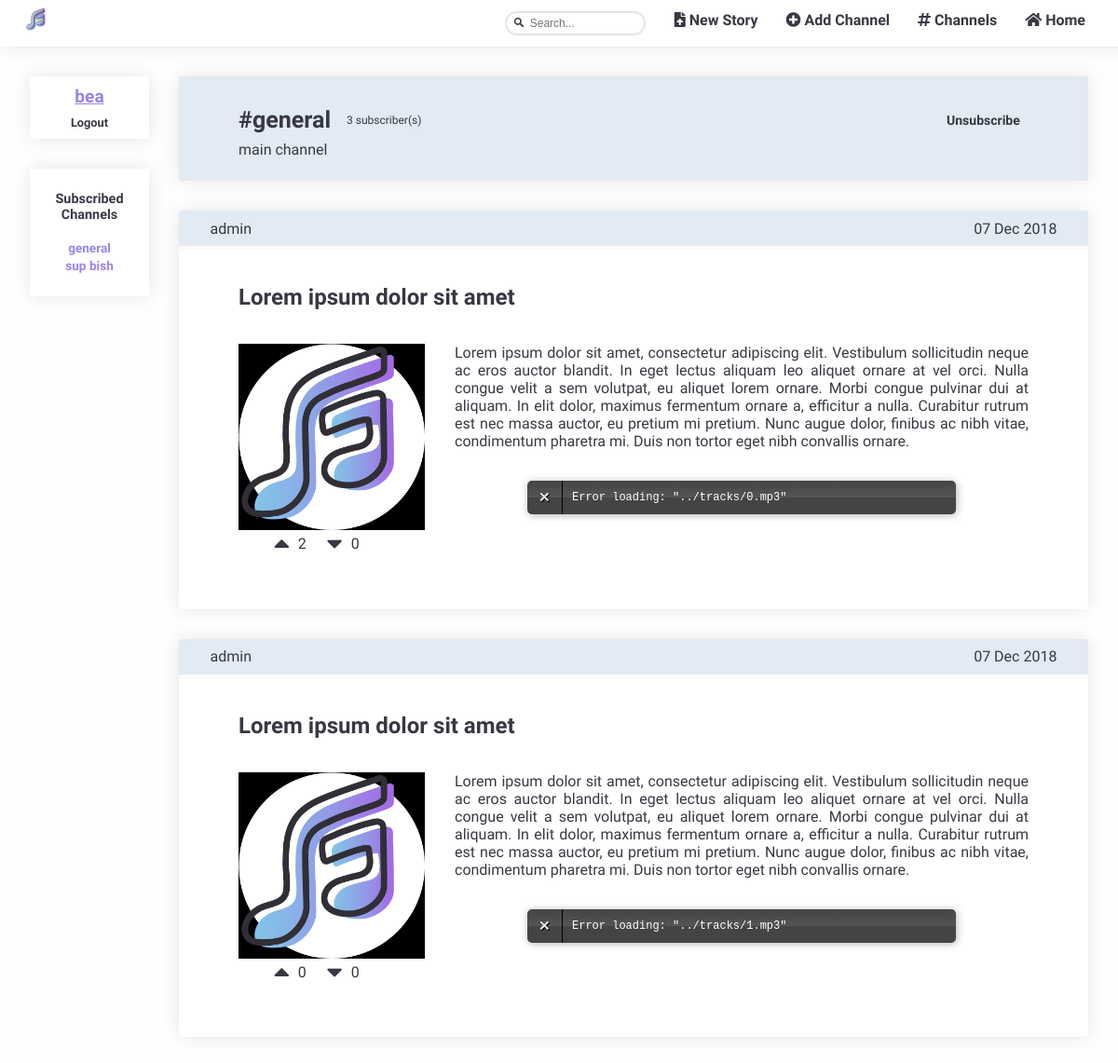
/pages/channel_page.php?channel=general (signed in), run on the app's committed database.
### tables this page shows
CREATE TABLE subscribed (
  id INTEGER PRIMARY KEY,
  user VARCHAR REFERENCES users,
  channel VARCHAR REFERENCES channels
);

CREATE TABLE channels (
  name VARCHAR PRIMARY KEY,
  author VARCHAR REFERENCES users,
  description VARCHAR
);

CREATE TABLE stories (id INTEGER PRIMARY KEY, title VARCHAR, text VARCHAR, author VARCHAR REFERENCES users, datetime DATETIME, upvotes INTEGER, downvotes INTEGER, channel VARCHAR REFERENCES channels);

### database/db_channels.php (called while the page is built, shortened)
<?php
  include('../database/db_connection.php');
  function getChannel($channel) {
    global $db;
    $stmt = $db->prepare('SELECT * FROM channels WHERE [name] = ?');
    $stmt->execute(array($channel));
    return $stmt->fetch();
  }
  function getSubbedChannels($username) {
    global $db;
    $stmt = $db->prepare('SELECT channel FROM subscribed WHERE user = ?');
    $stmt->execute(array($username));
    return $stmt->fetchAll();
  }
  function isSubbedTo($username, $channel) {
    global $db;
    $stmt = $db->prepare('SELECT * FROM subscribed WHERE user = ?
                          AND channel = ?');
    $stmt->execute(array($username, $channel));
    return $stmt->fetchAll();
  }
  function getStoriesInChannel($channel) {
    global $db;
    $stmt = $db->prepare('SELECT * FROM stories WHERE channel = ? ORDER BY [datetime] DESC');
    $stmt->execute(array($channel));
    return $stmt->fetchAll();
  }
  function getSubCount($channel) {
    global $db;
    $stmt = $db->prepare('SELECT COUNT(*) AS numSubs FROM subscribed WHERE channel = ?');
    $stmt->execute(array($channel));
    return $stmt->fetch();
  }
?>

### templates/tpl_stories.php (the view, shortened to what this page needs)
<?php function draw_stories($stories) {
  ?>
  <section id="story_list">
    <?php foreach($stories as $story) {
      draw_story($story);
    } ?>
  </section>
<?php } ?>
<?php function draw_story($story) {
$date_str = $story['datetime'];
$date = strtotime($date_str);
?>
  <article id="story" class = "blockStyle ">
    <header>
      <span id="user"> <?= $story['author']?></span>
      <span id="date"> <?= date('d M Y',$date)?></span>
    </header>
    <hr class = "invisibleLine">
    <section id="body" class = "blockLayout">
      <h2><a href="../pages/story_page.php?story_id=<?=$story['id']?>"><?= $story['title']?></a></h2>
      <div id = "storyContent">
        <img src= "../img/stories/thumbs_medium/<?=$story['id']?>.png" width="200" height="200">
        <div id = "storyTextAndTrack">
          <p> <?= $story['text']?></p>
        </div>
      </div>
    <footer>
      <section id="upvote" data-storyid=<?=$story['id']?>>
        <button type="submit" class="voteup_btn" user=<?=$_SESSION['username']?> action=1 story=<?=$story['id']?>>
          <i class="fas fa-caret-up fa-2x"></i>
        </button>
        <span id=numUpvotes><?= $story['upvotes']?></span>
      </section>
      <section id="downvote" data-storyid=<?=$story['id']?>>
        <button type="submit" class="votedown_btn" user=<?=$_SESSION['username']?> action=0 story=<?=$story['id']?>>
          <i class="fas fa-caret-down fa-2x"></i>
        </button>
        <span id=numDownvotes><?= $story['downvotes']?></span>
      </section>
    </footer>
  </article>
<?php
} ?>

### templates/tpl_account.php (shortened to what this page needs)
<?php function draw_sidebar($subbed_channels) {
?>
  <section id="sidebar">
    <?php
      draw_sidebar_login();
      draw_sidebar_subs($subbed_channels);
    ?>
  </section>
<?php } ?>
<?php function draw_sidebar_login() {
  if (isset($_SESSION['username']))
  {
    $username = $_SESSION['username'];?>
    <section id="sidebar_login" class="blockStyle">
        <a href="../pages/edit_profile.php?user=<?= $username ?>"><?= $username ?></a>
        <div><a href="../actions/action_logout.php">Logout</a></div>
    </section>
    <?php }
} ?>
<?php function draw_sidebar_subs($subbed_channels) {
  if (isset($_SESSION['username']) && !empty($subbed_channels)) {
    ?>
    <section id="sidebar_subs" class= "blockStyle">
      <h1>Subscribed Channels</h1>
      <ul>
        <?php
          foreach($subbed_channels as $subbed_channel) { ?>
            <li>
              <a href="../pages/channel_page.php?channel=<?= $subbed_channel['channel'] ?>"><?= $subbed_channel['channel'] ?></a>
            </li>
        <?php }
        ?>
      </ul>
    </section>
<?php }
}?>

### templates/tpl_channel.php (shortened to what this page needs)
<?php function draw_channel_page($channel, $subCount) {
  ?>
  <section id="channel_info">
    <header>
      <h1>#<?= $channel['name']?></h1>
      <h2><?= $subCount['numSubs']?> subscriber(s)</h2>
      <?php
      if (isset($_SESSION['username'])) {
        if (!(isSubbedTo($_SESSION['username'], $channel['name']))) {?>
        <form method="post" action="../actions/action_sub_channel.php">
          <input type="text" name="user" value=<?=$_SESSION['username']?> hidden>
          <input type="text" name="channel" value=<?=$channel['name']?> hidden>
          <input id="submit" type="submit" value="Subscribe">
        </form>
      <?php } else { ?>
          <form method="post" action="../actions/action_unsub_channel.php">
              <input id="submit" type="submit" value="Unsubscribe">
          </form>
      <?php
        }
        { ?>
        <?php }
      } ?>
    </header>
    <p><?= $channel['description']?></p>
  </section>
<?php } ?>

### css/style.css (style rules this page uses)
body { margin: 0 0; display: grid; grid-template-columns: 10em 7fr; grid-template-rows: 1fr auto; overflow-x: hidden; --bg-color: white; --font-color: #373843; --search-background-color: #e8e8e8; --error-color: rgba(236, 96, 96, 0.829); --success-color:rgba(87, 236, 94, 0.829); --link-color: rgb(153, 131, 233); --font-hover-color: white; --box-shadow-color: rgba(0,0,0,0.1); --grad-start-color: rgb(131, 193, 233); --grad-end-color: #A46BE5; --washed-out-blue:#aec5e05c; --font: 'Abel'; background: #fcfbfb21; font-family: var(--font), sans-serif; }
.invisibleLine { border: 0; clear:both; display:block; width: 100%; background-color:#00000005; height: 5px; margin:0em auto 0em auto; }
.blockLayout { padding: 2em; grid-area: 2 / 2 / span 1 / span 1; display: flex; flex-direction: column; justify-content: center; }
.blockStyle { box-shadow: 0px 0px 20px var(--box-shadow-color); font: var(--font); color: var(--font-color); background: white; border-radius: 3px; }
p { text-align: justify; margin-block-start: 0; }
#sidebar_login { margin: 2em 0 0 2em; padding: 0.5em; grid-area: 2 / 1 / span 1 / span 1; display: flex; flex-direction: column; }
#sidebar_login div { display: flex; }
#sidebar_login div a { justify-self: center; font-family: var(--font), sans-serif; font-weight: bold; font-size: 0.8em; text-decoration: none; color: var(--font-color); margin: 0.5em auto auto auto; padding: 0.1em; }
#sidebar_login > a { justify-self: center; font-family: var(--font), sans-serif; font-weight: bold; font-size: 1.2em; color: var(--link-color); margin: auto; padding: 0.1em; }
#sidebar_subs { margin: 2em 0 0 2em; padding: 0.5em; grid-area: 2 / 1 / span 1 / span 1; display: flex; flex-direction: column; }
#sidebar_subs ul { list-style-type: none; list-style: none; padding: 0; }
#sidebar_subs ul { text-align: center; }
#sidebar_subs h1 { color: var(--font-color); font-size: 0.9em; padding: 0.1em; margin: 1em 0 0 0; text-align: center; }
#sidebar_subs a { justify-self: center; text-decoration: none; font-family: var(--font), sans-serif; font-weight: bold; font-size: 0.85em; color: var(--link-color); margin: auto; padding: 0.1em; color: var(--link-color); text-align: center; }
#channel_info { padding: 2em 4em 1em 4em; box-shadow:0px 0px 20px var(--box-shadow-color); background: var(--washed-out-blue); display: flex; flex-direction: column; color: var(--font-color); margin-bottom: 2em; }
#channel_info > header { display: flex; flex-direction: row; margin: 0; }
#channel_info > p { margin: 0.5em 0; }
#channel_info > header > * { display: block; margin-block-start: 0.83em; margin-block-end: 0.83em; margin-inline-start: 0em; margin-inline-end: 0em; font-weight: normal; padding: 0.2em; }
#channel_info > header > h1 { font-weight: bold; padding: 0; margin: 0; font-size: 25px; }
#channel_info > header > h2 { font-weight: lighter; font-size: 12px; padding: 0; margin:0; align-content: center; margin-right: auto; }
#channel_info > header > * { display: grid; }
#channel_info > header > form { margin: 0; }
#channel_info > header :first-child { margin-right: 2%; }
#channel_info #submit { font-family: var(--font), sans-serif; font-weight: bold; color: var(--font-color); border: none; background-color: Transparent; font-size:14px; }
#story_list { display: flex; flex-direction: column; }
#story { padding: 0!important; margin-bottom: 2em; }
#story #body { padding: 1em 4em 3em 4em ; }
#story header { display: flex; flex-direction: row; background: var(--washed-out-blue); padding: 0.5em 2em 0.5em 2em; border-top-right-radius: 3px; border-top-left-radius: 3px; }
#story footer { display: flex; flex-direction: row; align-items: center; padding: 0em 2em 0.5em 2em; }
#story h2 > a { color: var(--font-color); text-decoration: none; }
#story #numUpvotes, #story #numDownvotes { display: grid; align-content: center; margin-left: 0.2em; }
#story footer #upvote, #story footer #downvote { display: flex; flex-direction: row; margin-right:1em; }
#story footer #downvote { margin-right: 0; }
#story #user { margin-right:auto; }
#story header > * { display: grid; padding: 0.1em; margin: 0; align-content: center; }
#story #storyContent { display: flex; flex-direction: row; margin-top: 1em; }
#story #storyTextAndTrack { display: flex; flex-direction: column; margin: 0 0 0 2em; }
.voteup_btn, .votedown_btn { border:none; color:var(--font-color); background-color: transparent; }

### data on the page
subscribed: channel "general"
subscribed: channel "sup bish"
channels: name "general", description "main channel"
stories: author "admin", datetime "07 Dec 2018", title "Lorem ipsum dolor sit amet", text "Lorem ipsum dolor sit amet, consectetur adipiscing elit. Vestibulum sollicitudin neque ac eros auctor blandit. In eget lectus aliquam leo aliquet ornare at vel orci. Nulla congue velit a sem volutpat, eu aliquet lorem ornare. Morbi congue pulvinar dui at aliquam. In elit dolor, maximus fermentum ornare a, efficitur a nulla. Curabitur rutrum est nec massa auctor, eu pretium mi pretium. Nunc augue dolor, finibus ac nibh vitae, condimentum pharetra mi. Duis non tortor eget nibh convallis ornare.", upvotes "2", downvotes "0"
stories: author "admin", datetime "07 Dec 2018", title "Lorem ipsum dolor sit amet", text "Lorem ipsum dolor sit amet, consectetur adipiscing elit. Vestibulum sollicitudin neque ac eros auctor blandit. In eget lectus aliquam leo aliquet ornare at vel orci. Nulla congue velit a sem volutpat, eu aliquet lorem ornare. Morbi congue pulvinar dui at aliquam. In elit dolor, maximus fermentum ornare a, efficitur a nulla. Curabitur rutrum est nec massa auctor, eu pretium mi pretium. Nunc augue dolor, finibus ac nibh vitae, condimentum pharetra mi. Duis non tortor eget nibh convallis ornare.", upvotes "0", downvotes "0"

### other printed values
$username "bea"
$subCount['numSubs'] "3"
